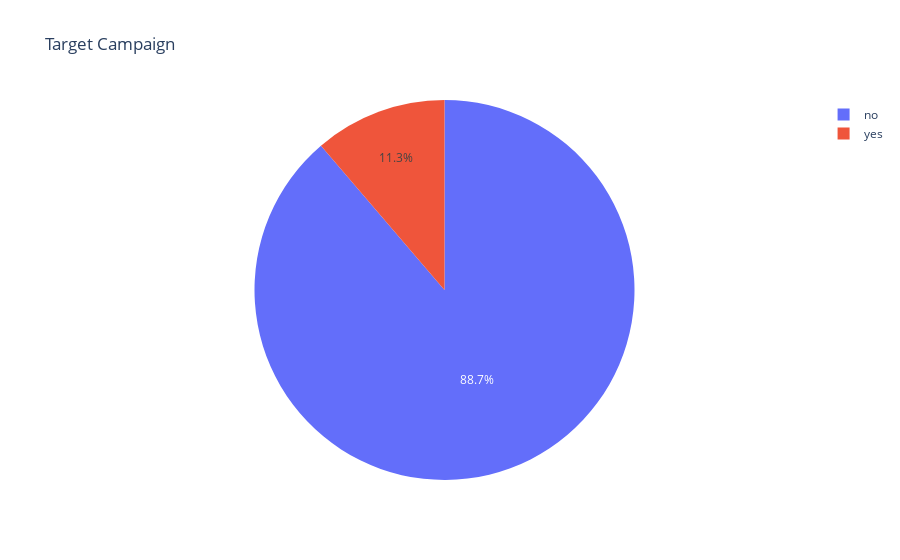

Notebook source saved alongside this figure:
### Code cell
import plotly.express as px
# Plotly Express
fig = px.pie(df_pie,
             names = "Subscribe", 
             values= "Amount",
             title = 'Target Campaign')
fig.show()

### Figure 1 — Plotly figure (JSON) as saved in the notebook; plotly's stock layout.template omitted (floating-point values rounded to 4 significant figures)
{"data": [{"domain": {"x": [0, 1], "y": [0, 1]}, "hovertemplate": "Subscribe=%{label}<br>Amount=%{value}<extra></extra>", "labels": ["no", "yes"], "legendgroup": "", "name": "", "showlegend": true, "type": "pie", "values": [36537, 4639]}], "layout": {"legend": {"tracegroupgap": 0}, "title": {"text": "Target Campaign"}}}
